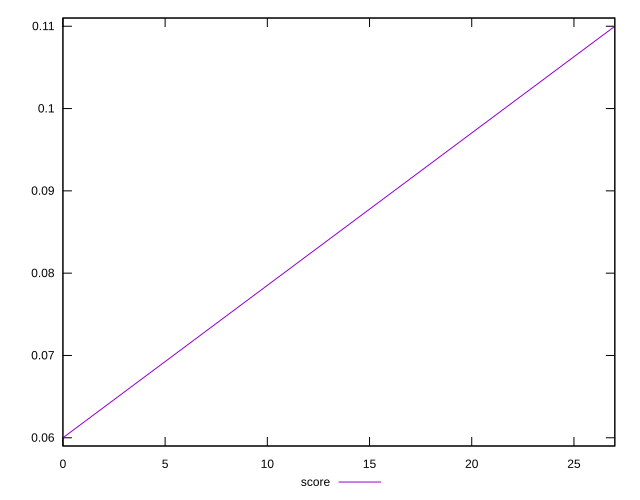

Source code (gnuplot):
reset

$score <<EOF
0 0.06
27 0.11
EOF

set key outside below
set xrange [0:27]
set yrange [0.059:0.111]
set trange [0.059:0.111]
set terminal svg size 640, 500 enhanced background rgb 'white'
set output "reports/report_00031_2021-02-24T23-18-18.084Z/speed-index/samples/astro/score/values.svg"

plot $score title "score" with line

reset
